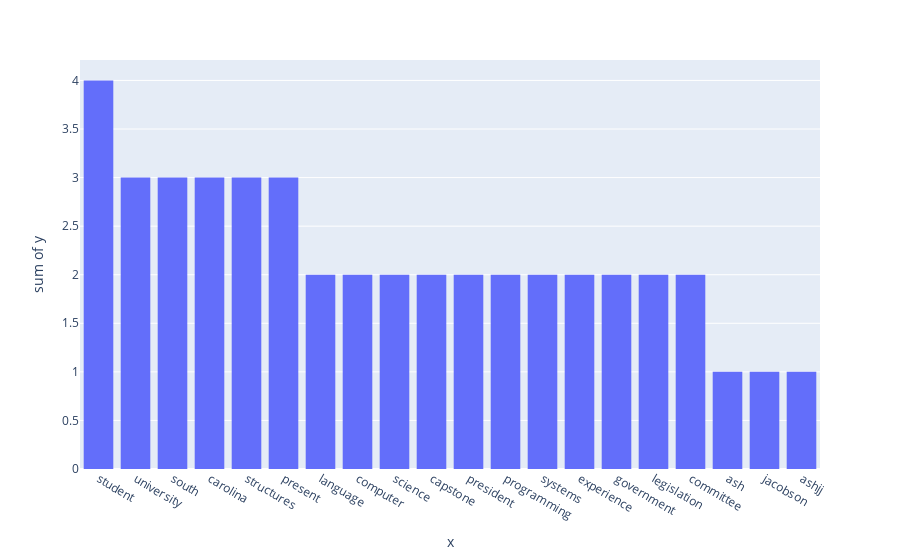

The notebook cell this image was saved under:
### Code cell
import pdfplumber
import re
from collections import Counter
import os

pdf_path = "./StudentResumes/Ash_Resume.pdf"

words = []
with pdfplumber.open(pdf_path) as pdf:
    for page in pdf.pages:
        page_words = page.extract_words()
        for word_info in page_words:
            words.append(word_info['text'].lower())
# Credit to Copilot for .extract_words and the word_info usage

specific_words = []
for string in words:
    m =re.search(r"[a-z]{2,}", string)
    if m:
        specific_words.append(m.group(0))

stop_words = ['i', 'me', 'my', 'myself', 'we', 'our', 'ours', 'ourselves', 'you', 'your', 'yours', 'yourself', 'yourselves', 'he', 'him', 'his', 'himself', 'she', 'her', 'hers', 'herself', 'it', 'its', 'itself', 'they', 'them', 'their', 'theirs', 'themselves', 'what', 'which', 'who', 'whom', 'this', 'that', 'these', 'those', 'am', 'is', 'are', 'was', 'were', 'be', 'been', 'being', 'have', 'has', 'had', 'having', 'do', 'does', 'did', 'doing', 'a', 'an', 'the', 'and', 'but', 'if', 'or', 'because', 'as', 'until', 'while', 'of', 'at', 'by', 'for', 'with', 'about', 'against', 'between', 'into', 'through', 'during', 'before', 'after', 'above', 'below', 'to', 'from', 'up', 'down', 'in', 'out', 'on', 'off', 'over', 'under', 'again', 'further', 'then', 'once', 'here', 'there', 'when', 'where', 'why', 'how', 'all', 'any', 'both', 'each', 'few', 'more', 'most', 'other', 'some', 'such', 'no', 'nor', 'not', 'only', 'own', 'same', 'so', 'than', 'too', 'very', 's', 't', 'can', 'will', 'just', 'don', 'should', 'now']
specific_words_real = [word for word in specific_words if word not in stop_words] 

word_counts = []
# Count word frequencies
word_counts = Counter(specific_words_real)
top = word_counts.most_common(20)
wordser, counts = zip(*top)
import plotly.express as px


fig = px.histogram(y=counts, x=wordser)
fig.show()

### Figure 1 — Plotly figure (JSON) as saved in the notebook; plotly's stock layout.template omitted (floating-point values rounded to 4 significant figures)
{"data": [{"bingroup": "x", "histfunc": "sum", "hovertemplate": "x=%{x}<br>sum of y=%{y}<extra></extra>", "legendgroup": "", "marker": {"color": "#636efa", "pattern": {"shape": ""}}, "name": "", "orientation": "v", "showlegend": false, "type": "histogram", "x": ["student", "university", "south", "carolina", "structures", "present", "language", "computer", "science", "capstone", "president", "programming", "systems", "experience", "government", "legislation", "committee", "ash", "jacobson", "ashjj"], "xaxis": "x", "y": [4, 3, 3, 3, 3, 3, 2, 2, 2, 2, 2, 2, 2, 2, 2, 2, 2, 1, 1, 1], "yaxis": "y"}], "layout": {"barmode": "relative", "legend": {"tracegroupgap": 0}, "margin": {"t": 60}, "xaxis": {"anchor": "y", "domain": [0, 1], "title": {"text": "x"}}, "yaxis": {"anchor": "x", "domain": [0, 1], "title": {"text": "sum of y"}}}}
